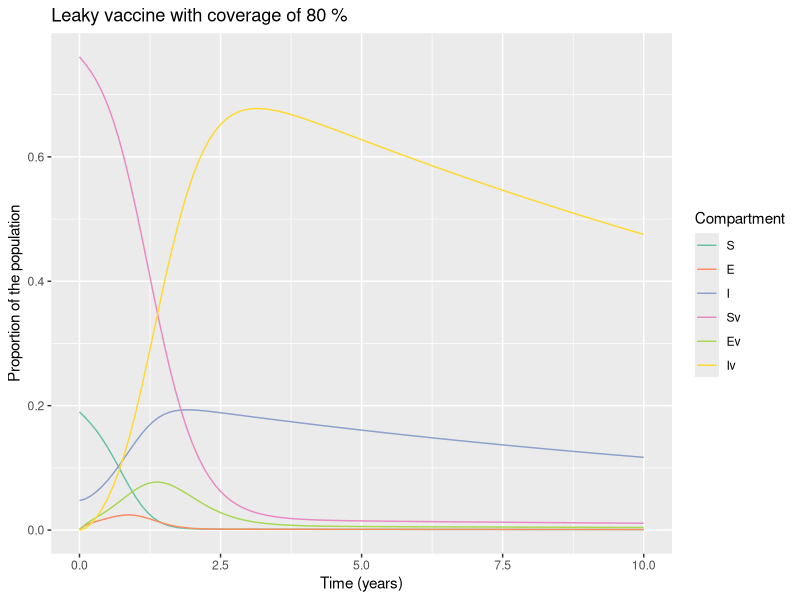

Reproduce this figure in R.
# LOAD THE PACKAGES:
library(deSolve)
library(reshape2)
library(ggplot2)

# MODEL INPUTS:
p<-0.8
initial_state_values <- c(S = 6510000 * (1-p),
                          E = 10000,        
                          I = 325500,        
                          Sv = 6510000 * p,      
                          Ev = 0,
                          Iv = 0)      

# Parameters
#R0= 1.68 (beta/delta)
parameters <- c(beta = 0.0276*365,     # the infection rate in units of years^-1
                delta = 0.0164*365,     # the latency period in units of years^-1
                c_s = 0.3,       # the reduction in the force of infection
                # acting on those vaccinated
                c_i = 0.7,# the reduction in the infectivity of vaccinated infected people  
                u = 0.05,#death rate in units of years^-1 
                a = ((1/31)*365)*0.005, #cull due to infection in units of years^-1 (1/42 individuals become reactive to SITT.)
                b = 0.05) #birth rate in units of years^-1
          

# TIMESTEPS:

# Sequence of timesteps to solve the model at
times <- seq(from = 0, to = 10, by =0.1)#from 0 to 10 years, daily intervalS
# MODEL FUNCTION: 

vaccine_model <- function(time, state, parameters) {  
  
  with(as.list(c(state, parameters)), {    
    
    # Defining lambda as a function of beta and E:
    N <- S + E + I + Sv + Ev + Iv
    lambda <- beta * I/N + c_i * beta * Iv/N 
    # the Ev compartment gets c_i times less infected than the E compartment
   
    
    # The differential equations
    dS <- -lambda * S - u * S + b * N * (1-p)           
    dE <- lambda * S - delta * E - u * E - p * E
    dI <- delta * E - a * I - u * I  
    dSv <- -c_s * lambda * Sv - u * Sv   + b * N * p            
    dEv <- c_s * lambda * Sv - delta * Ev - u * Ev + p * E
    dIv <- delta * Ev - a * Iv - u * Iv
    
    return(list(c(dS, dE, dI, dSv, dEv,dIv))) 
  })
  
}

# MODEL OUTPUT:

# Solving the differential equations using the ode integration algorithm
output <- as.data.frame(ode(y = initial_state_values, 
                            times = times, 
                            func = vaccine_model,
                            parms = parameters))

# PLOT THE OUTPUT

# turn output dataset into long format
output_long <- melt(as.data.frame(output), id = "time")

# Adding a column for the prevalence proportion to the long-format output
output_long$prevalence <- output_long$value/sum(initial_state_values)

# Plot the number in each compartment over time
ggplot(data = output_long,                                               
       aes(x = time, y = prevalence, colour = variable, group = variable)) +  
  geom_line() +                                                          
  xlab("Time (years)")+                                                   
  ylab("Proportion of the population") +
  labs(title = paste("Leaky vaccine with coverage of", 80, "%"), 
       colour = "Compartment") +
  scale_colour_brewer(palette = "Set2")
